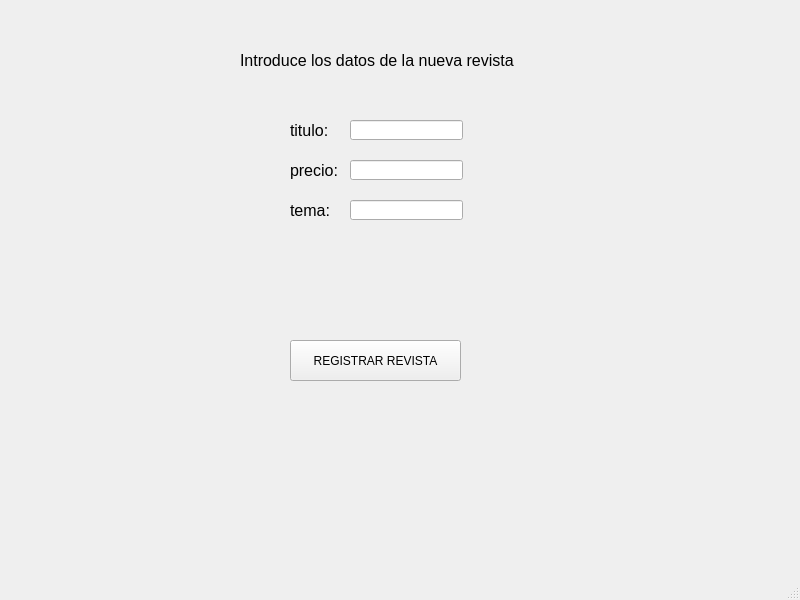
<?xml version="1.0" encoding="UTF-8"?>
<ui version="4.0">
 <class>MainWindow</class>
 <widget class="QMainWindow" name="MainWindow">
  <property name="geometry">
   <rect>
    <x>0</x>
    <y>0</y>
    <width>800</width>
    <height>600</height>
   </rect>
  </property>
  <property name="windowTitle">
   <string>MainWindow</string>
  </property>
  <widget class="QWidget" name="centralwidget">
   <widget class="QLabel" name="label">
    <property name="geometry">
     <rect>
      <x>240</x>
      <y>50</y>
      <width>281</width>
      <height>21</height>
     </rect>
    </property>
    <property name="font">
     <font>
      <pointsize>12</pointsize>
     </font>
    </property>
    <property name="text">
     <string>Introduce los datos de la nueva revista</string>
    </property>
   </widget>
   <widget class="QLabel" name="label_2">
    <property name="geometry">
     <rect>
      <x>290</x>
      <y>120</y>
      <width>61</width>
      <height>21</height>
     </rect>
    </property>
    <property name="font">
     <font>
      <pointsize>12</pointsize>
     </font>
    </property>
    <property name="text">
     <string>titulo:</string>
    </property>
   </widget>
   <widget class="QLineEdit" name="entrada_titulo">
    <property name="geometry">
     <rect>
      <x>350</x>
      <y>120</y>
      <width>113</width>
      <height>20</height>
     </rect>
    </property>
   </widget>
   <widget class="QLabel" name="label_3">
    <property name="geometry">
     <rect>
      <x>290</x>
      <y>160</y>
      <width>61</width>
      <height>21</height>
     </rect>
    </property>
    <property name="font">
     <font>
      <pointsize>12</pointsize>
     </font>
    </property>
    <property name="text">
     <string>precio:</string>
    </property>
   </widget>
   <widget class="QLineEdit" name="entrada_precio">
    <property name="geometry">
     <rect>
      <x>350</x>
      <y>160</y>
      <width>113</width>
      <height>20</height>
     </rect>
    </property>
   </widget>
   <widget class="QLabel" name="label_4">
    <property name="geometry">
     <rect>
      <x>290</x>
      <y>200</y>
      <width>61</width>
      <height>21</height>
     </rect>
    </property>
    <property name="font">
     <font>
      <pointsize>12</pointsize>
     </font>
    </property>
    <property name="text">
     <string>tema:</string>
    </property>
   </widget>
   <widget class="QLineEdit" name="entrada_tema">
    <property name="geometry">
     <rect>
      <x>350</x>
      <y>200</y>
      <width>113</width>
      <height>20</height>
     </rect>
    </property>
   </widget>
   <widget class="QPushButton" name="boton_registrar_revista">
    <property name="geometry">
     <rect>
      <x>290</x>
      <y>340</y>
      <width>171</width>
      <height>41</height>
     </rect>
    </property>
    <property name="text">
     <string>REGISTRAR REVISTA</string>
    </property>
   </widget>
  </widget>
  <widget class="QStatusBar" name="statusbar"/>
 </widget>
 <resources/>
 <connections/>
</ui>
